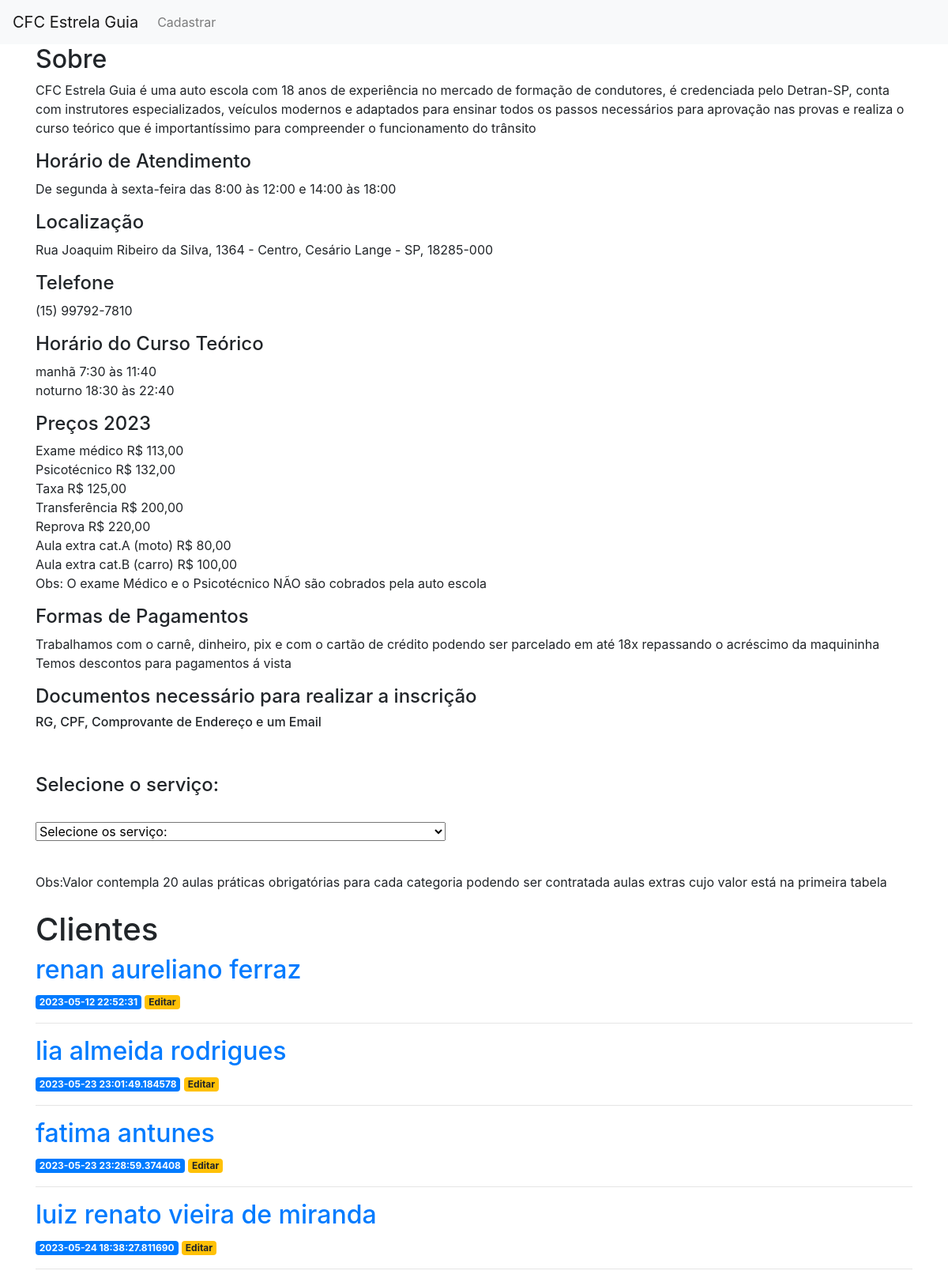
The page / on the database its author committed.
### app.py (models this page shows)
class Posts(db.Model):
   id = db.Column(db.Integer, primary_key=True)
   created = db.Column(db.DateTime, default=datetime.datetime.utcnow)
   title = db.Column(db.String(80), nullable=False)
   content = db.Column(db.String(200), nullable=False)

### app.py (the view)
@app.route('/')
def index():
    posts = Posts.query.all()
    return render_template('index.html', posts=posts)

### templates/index.html (shortened to what this page needs)
{% extends 'base.html'%}
{% block content %}
<h2>Sobre</h2>
<p>CFC Estrela Guia é uma auto escola com 18 anos de experiência no mercado de formação de condutores, é
credenciada pelo Detran-SP, conta com instrutores especializados, veículos modernos e adaptados para ensinar todos os
passos necessários para aprovação nas provas e realiza o curso teórico que é importantíssimo para compreender o funcionamento do trânsito<br>
</p>
<h4>Horário de Atendimento</h4>
<p>
    De segunda à sexta-feira das 8:00 às 12:00 e 14:00 às 18:00
</p>
<h4>Localização</h4>
<p>Rua Joaquim Ribeiro da Silva, 1364 - Centro, Cesário Lange - SP, 18285-000</p>
<h4>Telefone</h4>
<p>
(15) 99792-7810 <br>
</p>
<h4>Horário do Curso Teórico</h4>
<p>
    manhã 7:30 às 11:40<br>
    noturno 18:30 às 22:40
</p>
<h4>Preços 2023</h4>
<p>Exame médico  R$ 113,00<br>
Psicotécnico  R$ 132,00<br>
Taxa R$ 125,00<br>
Transferência R$ 200,00<br>
Reprova R$ 220,00<br>
Aula extra cat.A (moto) R$ 80,00<br>
Aula extra cat.B (carro) R$ 100,00<br>
Obs: O exame Médico e o Psicotécnico NÃO são cobrados pela auto escola</p>
<h4>Formas de Pagamentos</h4>
<p>Trabalhamos com o carnê, dinheiro, pix e com o cartão de crédito podendo ser
parcelado em até 18x repassando o acréscimo da maquininha<br>
Temos descontos para pagamentos á vista
</p>
<h4>Documentos necessário para realizar a inscrição</h4>
<h6>RG, CPF, Comprovante de Endereço e um Email </h6><br><br>
<h4>Selecione o serviço:</h4><br>
<select class="form-select form-select-lg mb-3" aria-label=".form-select-lg example">
<option selected>Selecione os serviço:</option><br>
</select><br><br>
Obs:Valor contempla 20 aulas práticas obrigatórias para cada categoria podendo ser contratada aulas extras cujo valor
está na primeira tabela<br><br>
    <h1>{% block title %} Clientes {% endblock %}</h1>
    {% for post in posts %}
        <a href="{{ url_for('post', post_id=post['id'])}}">
            <h2>{{ post['title'] }}</h2>
        </a>
        <span class="badge badge-primary">{{ post['created'] }}</span>
        <a href="{{ url_for('edit', id=post['id']) }}">
            <span class="badge badge-warning">Editar</span>
        </a>
        <hr>
    {% endfor %}
{% endblock %}

### templates/base.html (shortened to what this page needs)
<!doctype html>
<html lang="pt-br">
  <head>
    <link rel="stylesheet" href="https://stackpath.bootstrapcdn.com/bootstrap/4.3.1/css/bootstrap.min.css">
  </head>
  <body>
    <nav class="navbar navbar-expand-md navbar-light bg-light">
        <a class="navbar-brand" href="{{ url_for('index')}}">CFC Estrela Guia</a>
        <div class="collapse navbar-collapse" id="navbarNav">
            <ul class="navbar-nav">
            <li class="nav-item">
                <a class="nav-link" href="{{url_for('create')}}">Cadastrar</a>
            </li>
            </ul>
        </div>
    </nav>
    <div class="container">
        {% block content %} {% endblock %}
    </div>
  </body>
</html>

### rows shown on the page
Posts: title "renan aureliano ferraz", created "2023-05-12 22:52:31"
Posts: title "lia almeida rodrigues", created "2023-05-23 23:01:49.184578"
Posts: title "fatima antunes", created "2023-05-23 23:28:59.374408"
Posts: title "luiz renato vieira de miranda", created "2023-05-24 18:38:27.811690"
